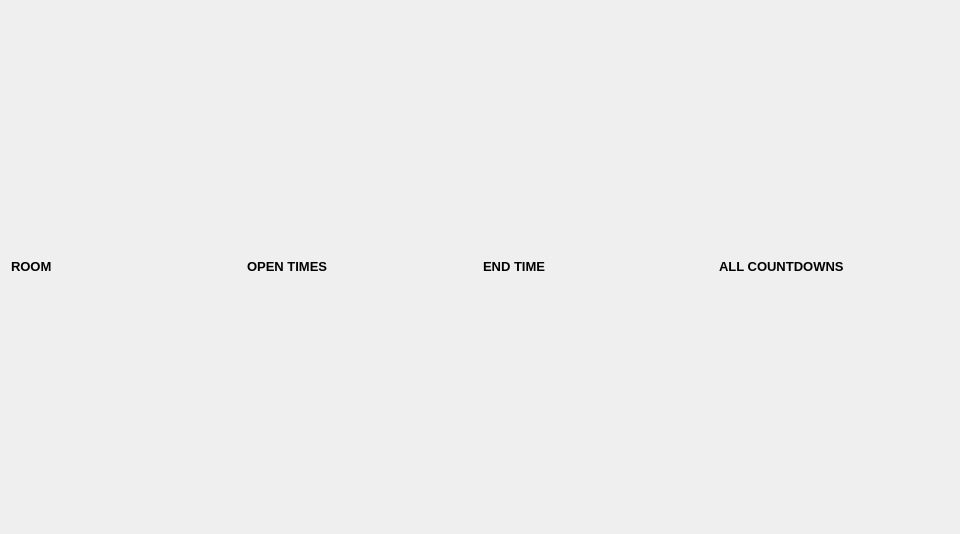
                <widget class="QWidget" name="scrollAreaWidgetContents">
                 <property name="geometry">
                  <rect>
                   <x>0</x>
                   <y>0</y>
                   <width>960</width>
                   <height>534</height>
                  </rect>
                 </property>
                 <property name="accessibleDescription">
                  <string/>
                 </property>
                 <layout class="QGridLayout" name="gridLayout_27">
                  <property name="horizontalSpacing">
                   <number>6</number>
                  </property>
                  <property name="verticalSpacing">
                   <number>24</number>
                  </property>
                  <item row="0" column="2">
                   <widget class="QLabel" name="label_3">
                    <property name="sizePolicy">
                     <sizepolicy hsizetype="Expanding" vsizetype="Fixed">
                      <horstretch>0</horstretch>
                      <verstretch>0</verstretch>
                     </sizepolicy>
                    </property>
                    <property name="font">
                     <font>
                      <family>Segoe UI</family>
                      <pointsize>10</pointsize>
                      <weight>75</weight>
                      <bold>true</bold>
                     </font>
                    </property>
                    <property name="accessibleDescription">
                     <string>titleLabel</string>
                    </property>
                    <property name="text">
                     <string>END TIME</string>
                    </property>
                   </widget>
                  </item>
                  <item row="0" column="3">
                   <widget class="QLabel" name="label_8">
                    <property name="sizePolicy">
                     <sizepolicy hsizetype="Expanding" vsizetype="Fixed">
                      <horstretch>0</horstretch>
                      <verstretch>0</verstretch>
                     </sizepolicy>
                    </property>
                    <property name="font">
                     <font>
                      <family>Segoe UI</family>
                      <pointsize>10</pointsize>
                      <weight>75</weight>
                      <bold>true</bold>
                     </font>
                    </property>
                    <property name="accessibleDescription">
                     <string>titleLabel</string>
                    </property>
                    <property name="text">
                     <string>ALL COUNTDOWNS</string>
                    </property>
                   </widget>
                  </item>
                  <item row="0" column="0">
                   <widget class="QLabel" name="label_2">
                    <property name="sizePolicy">
                     <sizepolicy hsizetype="Expanding" vsizetype="Fixed">
                      <horstretch>0</horstretch>
                      <verstretch>0</verstretch>
                     </sizepolicy>
                    </property>
                    <property name="font">
                     <font>
                      <family>Segoe UI</family>
                      <pointsize>10</pointsize>
                      <weight>75</weight>
                      <bold>true</bold>
                     </font>
                    </property>
                    <property name="accessibleDescription">
                     <string>titleLabel</string>
                    </property>
                    <property name="text">
                     <string>ROOM</string>
                    </property>
                   </widget>
                  </item>
                  <item row="0" column="1">
                   <widget class="QLabel" name="label">
                    <property name="sizePolicy">
                     <sizepolicy hsizetype="Expanding" vsizetype="Fixed">
                      <horstretch>0</horstretch>
                      <verstretch>0</verstretch>
                     </sizepolicy>
                    </property>
                    <property name="font">
                     <font>
                      <family>Segoe UI</family>
                      <pointsize>10</pointsize>
                      <weight>75</weight>
                      <bold>true</bold>
                     </font>
                    </property>
                    <property name="accessibleDescription">
                     <string>titleLabel</string>
                    </property>
                    <property name="text">
                     <string>OPEN TIMES</string>
                    </property>
                   </widget>
                  </item>
                 </layout>
                </widget>
